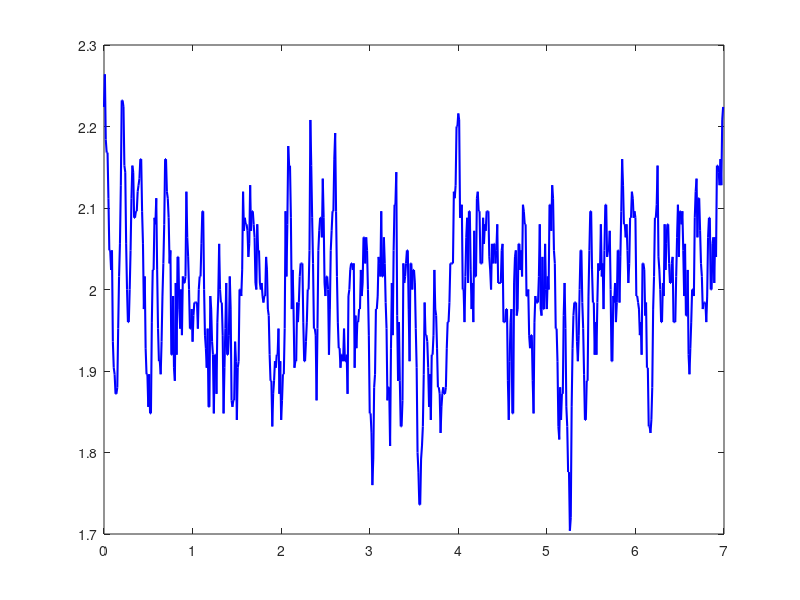

The MATLAB script that drew this image: (Note: this script raises an error after producing the figure.)
clear; clc;
% ==================
% CONTROL FLAGS
% ==================
NUM_WAVEFORMS   = 500;      % no. of waveforms (realizations)
NUM_BITS        = 100;      % no. of bits per one waveform
A               = 4;        % Amplitude
TP              = 70e-3;       % Pulse duration
TS              = 10e-3;       % Sampling rate (DAC Activated Period)
SpB             = fix(TP / TS);  % Samples per Bit
t1              = 1;
t2              = 25;
tol             = 0.5;
%%%%%%%%%%%%%%%%%%%%%%%%%%%%%%%%%%%%%%%%%%%%%%%%%%%%%%%%%%%%%%%%%%%%%%%%%%%%%%%%%%%%%%%%%%%%%%
% ==================
% LINE CODES
% ==================
% gen_data function returns a num_waveforms x num_bits MATRIX
function data = gen_data(num_waveforms, num_bits)
    data = randi([0, 1], num_waveforms, num_bits);
end

% maping:
%   logic (1) -> A
%   logic (0) -> 0
function ensemble = gen_unipolar(data, A, spb)
    mapped = data .* A;
    ensemble = repelem(mapped, 1, spb);
end

% maping:
%   logic (1) -> A
%   logic (0) -> -A
function ensemble = gen_polar_nrz(data, A, spb)
    mapped = (2 * data - 1) * A;
    ensemble = repelem(mapped, 1, spb);
end

% maping:
%   logic (1) -> A      for half of the period
%   logic (0) -> -A     for half of the period
function ensemble = gen_rz(data, A, spb)
    num_waveforms = size(data, 1);
    num_bits = size(data, 2);
    mapped = (2 * data - 1) * A;
    Ton  = fix(spb / 2);     % force integer division (7/2 = 3)
    Toff = spb - Ton;

    on_part  = repelem(mapped, 1, Ton);
    off_part = repelem(zeros(size(mapped)), 1, Toff);

    % Concatination: for each bit (on_part samples -> off_part samples)
    ensemble = zeros(num_waveforms, num_bits * spb);

    for b = 1 : num_bits
        % {1st iteration} -> on_idx  = [1 2 3] = 1 : 3
        on_idx  = (b-1)*spb + 1 : (b-1)*spb + Ton;  
        % {1st iteration} -> off_idx = [4 5 6 7] = 4 : 7    
        off_idx = (b-1)*spb + Ton + 1 : b*spb;          
        ensemble(:, on_idx)  = on_part(:, (b-1)*Ton+1 : b*Ton);
        ensemble(:, off_idx) = off_part(:, (b-1)*Toff+1 : b*Toff);
    end
end

% apply_shift returns the ensemble after applying random time shift
% Arguments:
%   ensemble  -> Normal ensemble 2D Matrix
%   spb       -> Samples per Bit
function ensemble_shifted = apply_shift(ensemble, spb)
    ensemble_shifted = ensemble;  % copy to output first
    for waveform_idx = 1 : size(ensemble, 1)
        shamt = randi([1, spb-1], 1, 1);
        ensemble_shifted(waveform_idx, :) = circshift(ensemble(waveform_idx, :), shamt);
    end
end
%%%%%%%%%%%%%%%%%%%%%%%%%%%%%%%%%%%%%%%%%%%%%%%%%%%%%%%%%%%%%%%%%%%%%%%%%%%%%%%%%%%%%%%%%%%%%%
% ==================
% ANALYSIS
% ==================
% stat_mean returns the statistical mean
%   for a given ensemble @ each time instant
% Arguments:
%   ensemble            -> Ensemble 2D Matrix
% Outputs:
%   stat_mean_vector    -> Vector of statistical mean @ each time instant
function stat_mean_vector = stat_mean(ensemble)
    stat_mean_vector = zeros(1, size(ensemble, 2));
    for t_idx = 1 : size(ensemble, 2)
        SUM = sum(ensemble(:, t_idx));
        stat_mean_vector(1, t_idx) = SUM / size(ensemble, 1);
    end
end

% stat_acf function returns the statistical autocorrelation
%   for a given ensemble as a funciton of lag (tau)
% Arguments
%   - ensemble          -> ensemble 2D Matrix
% Outputs
%   - stat_acf_vector   -> Vector of statistical autocorrelation for each lag (tau)
%                           lag range: - (num_bits - 1) passign by (0) up to + (num_bits - 1)
%                               for 700 samples -> lag range: -699 : +699
function stat_acf_vector = stat_acf(ensemble)
    [num_waveforms, num_bits] = size(ensemble);
    lags = 0 : num_bits - 1;
    acf_positive = zeros(1, num_bits);

    for tau = lags
        t_end = num_bits - tau;
        products = ensemble(:, 1:t_end) .* ensemble(:, 1+tau:num_bits);
        acf_positive(tau + 1) = sum(products(:)) / (size(products, 1) * size(products, 2));
    end

    % Full ACF: mirror positive side
        stat_acf_vector = [fliplr(acf_positive(2 : end)), acf_positive];
end

% stat_acf_at function reutrns the statstical autocorrelation
%   for a given ensemble @ a specific time instant t
% Arguments
%   - ensemble          -> ensemble 2D Matrix
%   - t1                -> specific time instant
% Outputs
%   - stat_acf_vector   -> Vector fo statistical autocorrelation for each lag (tau)
%                           lag range: - (num_bits - 1) passign by (0) up to + (num_bits - 1)
%                               for 700 samples -> lag range: -699 : +699
function stat_acf_vector = stat_acf_at(ensemble, t1)
    [num_waveforms, num_bits] = size(ensemble);
    lags = 0 : num_bits - 1;
    acf_positive = zeros(1, num_bits);

    for tau = lags
        t2 = t1 + tau;
        if t2 > num_bits
            break;  % out of bounds
        end
        
        products = ensemble(:, t1) .* ensemble(:, t2);
        acf_positive(tau + 1) = sum(products(:)) / (size(products, 1) * size(products, 2));

            % Full ACF: mirror positive side
        stat_acf_vector = [fliplr(acf_positive(2 : end)), acf_positive];
    end
end

% time_mean returns the time mean
%   for a given ensemble for each realization
% Arguments:
%   ensemble            -> Ensemble 2D Matrix
%   waveform_idx        -> Waveform Index
% Outputs:
%   time_mean_val       -> Time Mean Value for a specific waveform
function time_mean_val = time_mean(ensemble, waveform_idx)
    waveform        = ensemble(waveform_idx, :);
    time_mean_val   = sum(waveform) / length(waveform);
end

% time_acf returns the time autocorrelation
%   for a single realization as a function of lag (tau)
% Arguments:
%   - ensemble            -> Ensemble 2D Matrix
%   - waveform_idx        -> Index of the intended waveform
% Outputs:
%   - time_acf_vector     -> Time autocorrelation as a function of lag (tau)
%                               lag range: - (num_bits - 1) passign by (0) up to + (num_bits - 1)
%                                   for 700 samples -> lag range: -699 : +699
function time_acf_vector = time_acf(ensemble, waveform_idx)
    waveform = ensemble(waveform_idx, :);
    num_bits = length(waveform);
    acf_positive = zeros(1, num_bits);

    for tau = 0 : num_bits - 1
        t_end = num_bits - tau;
        products = waveform(1 : t_end) .* waveform(1+tau : num_bits);
        acf_positive(tau + 1) = sum(products(:)) / (size(products, 1) * size(products, 2));
    end

    % Full ACF: mirror positive side
        time_acf_vector = [fliplr(acf_positive(2 : end)), acf_positive];
end

% ep_check function {check if process is ergodic or not}
% Arguments
%   - ensemble      -> ensemble 2D Matrix
%   - waveform_idx  -> waveform index
%   - tol           -> tolerance
% Outputs
%   - is_erg        -> bool value {1: ergodic | 0: non-ergodic}
%   - mean_diff     -> difference between time mean & ensemble mean
function [is_erg, mean_diff] = ep_check(ensemble, waveform_idx, tol, type_str)
    % Ensemble Mean (average of stat_mean vector)
        ens_mean    = mean(stat_mean(ensemble));
    % Time Mean (for one waveform)
        t_mean      = time_mean(ensemble, waveform_idx);
    % Difference
        mean_diff   = abs(t_mean - ens_mean);
        is_erg      = mean_diff < tol;
    % Report
        fprintf('\n=== %s ===\n', type_str);
        fprintf('Ensemble Mean : %.4f\n', ens_mean);
        fprintf('Time Mean     : %.4f\n', t_mean);
        fprintf('Mean Diff     : %.4f\n', mean_diff);
        if is_erg
            fprintf('Process is Ergodic\n\n');
        else
            fprintf('Process is Not Ergodic\n\n');
        end
end

% compute_psd function returns the PSD & BW of a given ACF vector
% Arguments
%   - acf_vector    -> Autocorrelation vector (function of lag (tau))
%   - Ts            -> Sampling period (ms)
% Outputs
%   - psd_vector    -> Power Spectral Density Vector
%   - freq_vector   -> Frequency Axis Vector
%   - BW            -> Bandwidth (first null frequency)
function [psd_vector, freq_vector, BW] = compute_psd(acf_vector, Ts)
    N               = length(acf_vector);
    psd_vector      = abs(fftshift(fft(acf_vector)));
    freq_vector     = (-floor(N/2) : floor(N/2)) / (N * Ts);

    % BW: first null after DC (positive freq only)
        half_psd        = psd_vector(floor(N/2) + 1 : end);
        half_freq       = freq_vector(floor(N/2) + 1 : end);

    % Smooth before null detection
        smooth_window   = 30;   % reduced for better null detection
        half_psd_smooth = movmean(half_psd, smooth_window);

    % Skip DC region (first 5% of samples) before searching for null
        dc_skip         = floor(length(half_psd_smooth) * 0.05);
        search_psd      = half_psd_smooth(dc_skip:end);
        search_freq     = half_freq(dc_skip:end);

    % First near zero crossing
        search_norm     = search_psd / max(half_psd_smooth);
        null_idx        = find(search_norm < 0.02, 1, 'first');

    % Compute BW
        if ~isempty(null_idx)
            BW = search_freq(null_idx);
        else
            BW = NaN;
        end
end
%%%%%%%%%%%%%%%%%%%%%%%%%%%%%%%%%%%%%%%%%%%%%%%%%%%%%%%%%%%%%%%%%%%%%%%%%%%%%%%%%%%%%%%%%%%%%%
% ==================
% PLOTTING
% ==================
% plot_mean.m
% Plots the statistical mean vector over time
% Arguments
%   - stat_mean_vector  -> Statistical Mean Vector
%   - Ts                -> Sampling Period (ms)
%   - title_str         -> Plot Title String
function plot_mean(stat_mean_vector, Ts, title_str)
    N           = length(stat_mean_vector);
    t_axsis     = (0 : N-1) * Ts;

    figure;
    plot(t_axsis, stat_mean_vector, 'b', 'LineWidth', 1.5);
    yline(mean(stat_mean_vector), 'r--', 'LineWidth', 1.2);
    xlabel('Time (ms)');
    ylabel('Amplitude');
    title(title_str);
    legend('Statistical Mean', 'Average');
    grid on;
end

% plot_time_mean.m
% Plots the time mean for each realization
% Arguments
%   - time_mean_vector  -> Time mean vector (one value per realization)
%   - title_str         -> Plot title string
function plot_time_mean(time_mean_vector, title_str)
    N = length(time_mean_vector);

    figure;
    stem(1:N, time_mean_vector, 'b', 'LineWidth', 1.2);
    yline(mean(time_mean_vector), 'r--', 'LineWidth', 1.2);
    xlabel('Realization Index');
    ylabel('Time Mean');
    title(title_str);
    legend('Time Mean per Realization', 'Average');
    grid on;
end

% plot_time_acf.m
% Plots the time ACF of one waveform vs statistical ACF
% Arguments
%   - time_acf_vector   -> Time ACF vector for one waveform
%   - stat_acf_vector   -> Statistical ACF vector (for comparison)
%   - title_str         -> Plot title string
function plot_time_acf(time_acf_vector, stat_acf_vector, title_str)
    N       = length(time_acf_vector);
    lags    = -(floor(N/2)) : floor(N/2);

    figure;
    plot(lags, time_acf_vector, 'b',  'LineWidth', 1.5); hold on;
    plot(lags, stat_acf_vector, 'r--','LineWidth', 1.2);
    xlabel('Lag (\tau)');
    ylabel('R_x(\tau)');
    title(title_str);
    legend('Time ACF', 'Statistical ACF');
    grid on;
end

% plot_acf.m
% Plots the statistical ACF (avg + @ t1 + @ t2)
% Argumetns
%   - acf_avg       -> ACF averaged over all time instants
%   - acf_t1        -> ACF @ specific time instant t1
%   - acf_t2        -> ACF @ specific time instant t2
%   - t1            -> First time instant index
%   - t2            -> Second time instant index
%   - title_str     -> Plot title string
function plot_sp_check(acf_t1, acf_t2, acf_avg, t1, t2, title_str)
    figure;

    subplot(2, 1, 1);
    plot(acf_t1, 'b', 'LineWidth', 1.5); hold on;
    plot(acf_t2, 'r--', 'LineWidth', 1.2);
    xlabel('\tau'); ylabel('ACF');
    title(sprintf('ACF at t=%d & t=%d', t1, t2));
    legend(sprintf('ACF @ t=%d', t1), sprintf('ACF @ t=%d', t2));
    grid on;

    subplot(2, 1, 2);
    plot(acf_avg, 'b', 'LineWidth', 1.5);
    xlabel('\tau'); ylabel('ACF');
    title('ACF Average');
    grid on;

    sgtitle(title_str);
end

% plot_psd.m
% Plots the PSD and marks the bandwidth (first null)
% Arguments
%   - psd_vector    -> PSD vector
%   - freq_vector   -> Frequency axis vector
%   - BW            -> Bandwidth (first null frequency)
%   - title_str     -> Plot title string
function plot_psd(psd_vector, freq_vector, BW, title_str)
    figure;
    plot(freq_vector, psd_vector, 'b', 'LineWidth', 1.5); hold on;

    if ~isnan(BW)
        xline(BW, 'r--', sprintf('BW = %.4f Hz', BW), 'LineWidth', 1.2);
        legend('PSD', 'First Null BW');
    else
        legend('PSD');
    end

    xlabel('Frequency (Hz)');
    ylabel('PSD');
    title(title_str);
    ylim([0, 250]);
    grid on;
end
%%%%%%%%%%%%%%%%%%%%%%%%%%%%%%%%%%%%%%%%%%%%%%%%%%%%%%%%%%%%%%%%%%%%%%%%%%%%%%%%%%%%%%%%%%%%%%
% ==================
% << MAIN >>
% ==================
% =======================================
% Ensemble Generation
% =======================================
data = gen_data(NUM_WAVEFORMS, NUM_BITS);
ensemble_unip = gen_unipolar(data, A, SpB);
ensemble_pnrz = gen_polar_nrz(data, A, SpB);
ensemble_prz  = gen_rz(data, A, SpB);

% ========================================
% Time Shift For Each Ensemble
% ========================================
ensemble_shifted_unip = apply_shift(ensemble_unip, SpB);
ensemble_shifted_pnrz = apply_shift(ensemble_pnrz, SpB);
ensemble_shifted_prz  = apply_shift(ensemble_prz , SpB);

% ========================================
% Statistical Mean & Autocorrelation
% ========================================
stat_mean_vector_unip       = stat_mean(ensemble_shifted_unip);
stat_mean_vector_pnrz       = stat_mean(ensemble_shifted_pnrz);
stat_mean_vector_prz        = stat_mean(ensemble_shifted_prz );

stat_acf_vector_avg_unip    = stat_acf(ensemble_shifted_unip);
stat_acf_vector_t1_unip     = stat_acf_at(ensemble_shifted_unip, t1);
stat_acf_vector_t2_unip     = stat_acf_at(ensemble_shifted_unip, t2);

stat_acf_vector_avg_pnrz    = stat_acf(ensemble_shifted_pnrz);
stat_acf_vector_t1_pnrz     = stat_acf_at(ensemble_shifted_pnrz, t1);
stat_acf_vector_t2_pnrz     = stat_acf_at(ensemble_shifted_pnrz, t2);

stat_acf_vector_avg_prz     = stat_acf(ensemble_shifted_prz );
stat_acf_vector_t1_prz      = stat_acf_at(ensemble_shifted_prz, t1);
stat_acf_vector_t2_prz      = stat_acf_at(ensemble_shifted_prz, t2);

plot_mean(stat_mean_vector_unip, TS, 'Statistical Mean for Unipolar');
plot_mean(stat_mean_vector_pnrz, TS, 'Statistical Mean for Polar NRZ');
plot_mean(stat_mean_vector_prz , TS, 'Statistical Mean for Polar RZ');

% ========================================
% Stationarity Proof (Visual)
% ========================================
plot_sp_check(stat_acf_vector_t1_unip, stat_acf_vector_t2_unip, stat_acf_vector_avg_unip, t1, t2, 'Stationarity Proof - Unipolar');
plot_sp_check(stat_acf_vector_t1_pnrz, stat_acf_vector_t2_pnrz, stat_acf_vector_avg_pnrz, t1, t2, 'Stationarity Proof - Polar NRZ');
plot_sp_check(stat_acf_vector_t1_prz,  stat_acf_vector_t2_prz,  stat_acf_vector_avg_prz,  t1, t2, 'Stationarity Proof - Polar RZ');

% ========================================
% Time Mean & Autocorrelation
% ========================================
waveform_idx = 1;

time_mean_unip = time_mean(ensemble_shifted_unip, waveform_idx);
time_mean_pnrz = time_mean(ensemble_shifted_pnrz, waveform_idx);
time_mean_prz  = time_mean(ensemble_shifted_prz,  waveform_idx);

time_acf_unip  = time_acf(ensemble_shifted_unip, waveform_idx);
time_acf_pnrz  = time_acf(ensemble_shifted_pnrz, waveform_idx);
time_acf_prz   = time_acf(ensemble_shifted_prz,  waveform_idx);

plot_time_mean(time_mean_unip, sprintf("Time Mean for Waveform (idx = %0d) of Unipolar ensemble", waveform_idx));
plot_time_mean(time_mean_pnrz, sprintf("Time Mean for Waveform (idx = %0d) of Polra NRZ ensemble", waveform_idx));
plot_time_mean(time_mean_prz, sprintf("Time Mean for Waveform (idx = %0d) of Polar RZ ensemble", waveform_idx));

plot_time_acf(time_acf_unip, stat_acf_vector_avg_unip, sprintf("Time ACF for Waveform (idx = %0d) of Unipolar ensemble", waveform_idx));
plot_time_acf(time_acf_pnrz, stat_acf_vector_avg_pnrz, sprintf("Time ACF for Waveform (idx = %0d) of Polra NRZ ensemble", waveform_idx));
plot_time_acf(time_acf_prz, stat_acf_vector_avg_prz, sprintf("Time ACF for Waveform (idx = %0d) of Polar RZ ensemble", waveform_idx));

fprintf('=== Time Mean ===\n');
fprintf('Unipolar  : %.4f\n', time_mean_unip);
fprintf('Polar NRZ : %.4f\n', time_mean_pnrz);
fprintf('Polar RZ  : %.4f\n', time_mean_prz);

% ========================================
% Ergodic Process Check
% ========================================
is_erg_unip = ep_check(ensemble_shifted_unip, waveform_idx, tol, 'Unipolar');
is_erg_pnrz = ep_check(ensemble_shifted_pnrz, waveform_idx, tol, 'Polar NRZ');
is_erg_prz  = ep_check(ensemble_shifted_prz,  waveform_idx, tol, 'Polar RZ');

% ========================================
% PSD & BW
% ========================================
[psd_unip, freq_unip, BW_unip] = compute_psd(stat_acf_vector_avg_unip, TS);
[psd_pnrz, freq_pnrz, BW_pnrz] = compute_psd(stat_acf_vector_avg_pnrz, TS);
[psd_prz,  freq_prz,  BW_prz]  = compute_psd(stat_acf_vector_avg_prz,  TS);

plot_psd(psd_unip, freq_unip, BW_unip, 'PSD for Unipolar');
plot_psd(psd_pnrz, freq_pnrz, BW_pnrz, 'PSD for Polar NRZ')
plot_psd(psd_prz,  freq_prz,  BW_prz , 'PSD for Polar RZ')

fprintf('BW Unipolar  : %.4f Hz\n', BW_unip);
fprintf('BW Polar NRZ : %.4f Hz\n', BW_pnrz);
fprintf('BW Polar RZ  : %.4f Hz\n', BW_prz);
